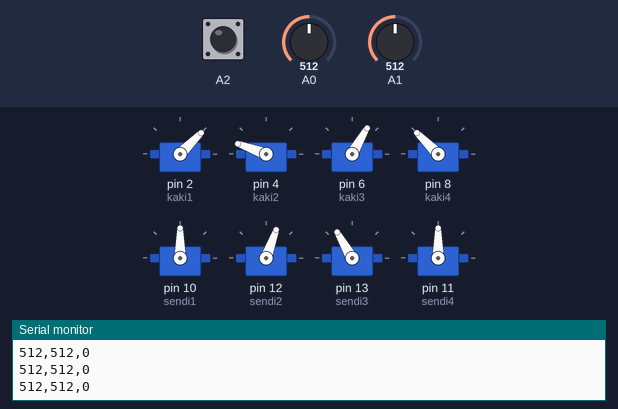
Bench run of a sketch on a simulated Arduino Uno, built with avr-gcc and run on an emulated ATmega328P. On the bench: 8 × servo, the last lines printed to the serial monitor. Inputs (shaded band) come from the test bench; at power-on: A0 = 512, A1 = 512, A2 HIGH.

Above: at 4.2 s.
4.3 s: A0 set to 484
At 5.5 s:
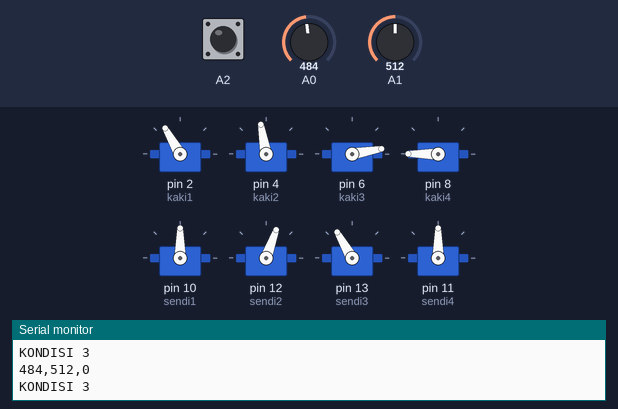
5.8 s: A1 set to 540
At 5.98 s:
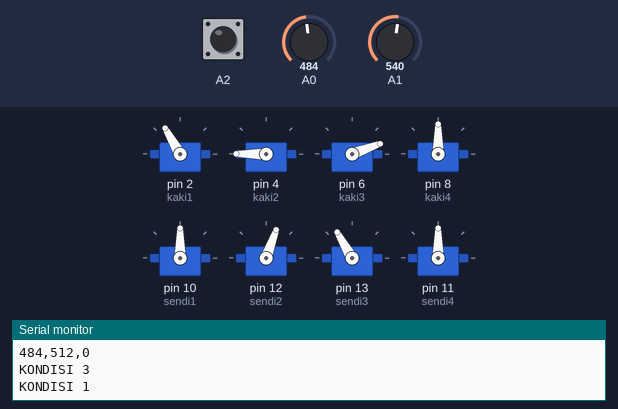
8.8 s: A2 pulled LOW for 0.15 s
At 9.3 s:
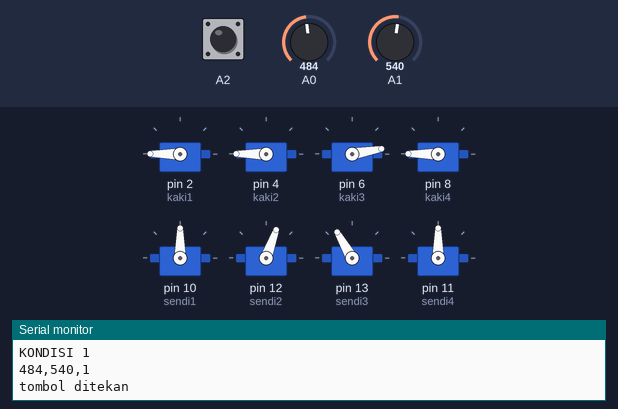
11.8 s: A0 set to 540
At 12.61 s:
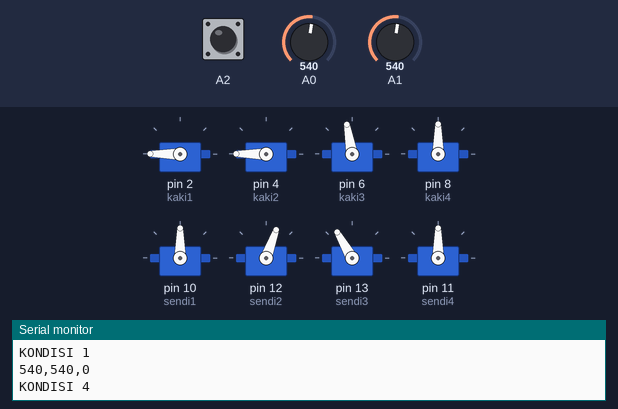
14.8 s: A1 set to 90
At 15.32 s:
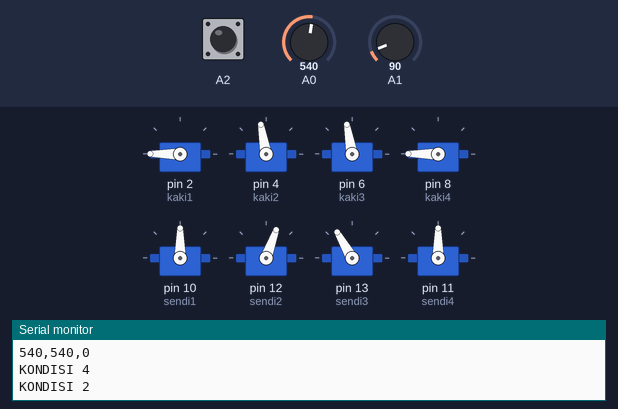
17.8 s: A1 set to 110
At 19.2 s:
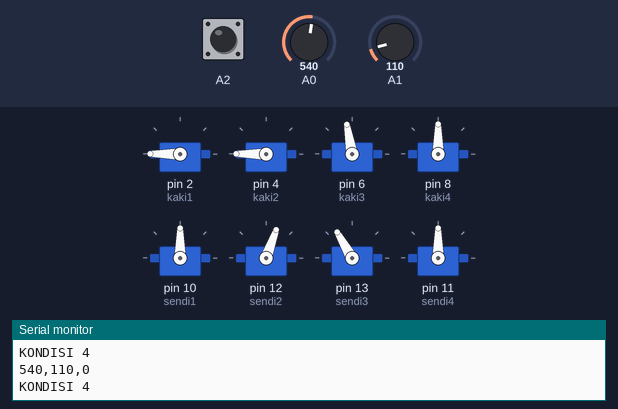
Timing chart, 0 to 20.3 s (numbered marks = the images above; inputs shaded):
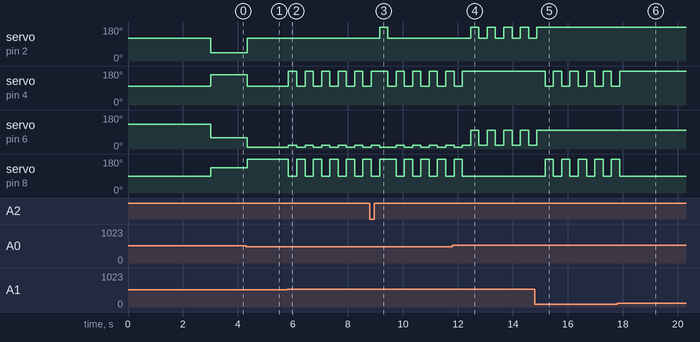

Measured:
- the behaviour switches between 500 and 499 on A0 (found by bisection; images 0 and 1)
- after the input at 4.3 s, servo on pin 2 (kaki1): 45° → 120° at once; servo on pin 4 (kaki2): 160° → 100° at once; servo on pin 6 (kaki3): 60° → 10° at once; servo on pin 8 (kaki4): 135° → 180° at once
- after the input at 5.8 s, servo on pin 4 (kaki2): alternates 180° for 0.30 s and 100° for 0.30 s, starting at once; servo on pin 6 (kaki3): alternates 20° for 0.30 s and 10° for 0.30 s, starting at once; servo on pin 8 (kaki4): alternates 180° for 0.30 s and 90° for 0.30 s, starting at once
- after the input at 8.8 s, servo on pin 2 (kaki1): 120° → 180° after 0.35 s, → 120° 0.30 s later
- after the input at 11.8 s, servo on pin 2 (kaki1): alternates 180° for 0.30 s and 120° for 0.30 s, starting after 0.66 s; servo on pin 4 (kaki2): goes on until 12.2 s, then stays 180°; servo on pin 8 (kaki4): goes on until 12.2 s, then stays 90°
- after the input at 14.8 s, servo on pin 2 (kaki1): goes on until 14.9 s, then stays 180°; servo on pin 4 (kaki2): alternates 180° for 0.30 s and 100° for 0.30 s, starting after 0.38 s; servo on pin 6 (kaki3): goes on until 14.9 s, then stays 100°; servo on pin 8 (kaki4): alternates 180° for 0.30 s and 90° for 0.30 s, starting after 0.38 s
- after the input at 17.8 s, servo on pin 4 (kaki2): goes on until 17.9 s, then stays 180°; servo on pin 8 (kaki4): goes on until 17.9 s, then stays 90°

The sketch:

robotJalan.ino
```cpp
int xValue = 0 ;
int yValue = 0 ;
int bValue = 0 ;

#include <Servo.h>

Servo kaki1;
Servo kaki2;
Servo kaki3;
Servo kaki4;

Servo sendi1;
Servo sendi2;
Servo sendi3;
Servo sendi4;

int pos = 0;
void setup() {
  Serial.begin(9600);
  pinMode(A2,INPUT);
  digitalWrite(A2,HIGH);
  kaki1.attach(2);  // attaches the servo on pin 9 to the servo object
  kaki2.attach(4);  // attaches the servo on pin 9 to the servo object
  kaki3.attach(6);  // attaches the servo on pin 9 to the servo object
  kaki4.attach(8);  // attaches the servo on pin 9 to the servo object

  sendi1.attach(10);  // attaches the servo on pin 9 to the servo object
  sendi2.attach(12);  // attaches the servo on pin 9 to the servo object
  sendi3.attach(13);  // attaches the servo on pin 9 to the servo object
  sendi4.attach(11);

   kaki4.write(90);
 sendi1.write(90);
kaki3.write(130);
sendi2.write(70);
kaki2.write(100);
sendi3.write(120);
kaki1.write(120);
sendi4.write(90);
delay(3000);
}

void loop() {
      kaki4.write(135);
 sendi1.write(90);
kaki3.write(60);
sendi2.write(70);
kaki2.write(160);
sendi3.write(120);
kaki1.write(45);
sendi4.write(90);
    xValue = analogRead(A0);
  yValue = analogRead(A1);
  bValue = digitalRead(A2);
  if(yValue > 530 ){
    Serial.println("KONDISI 1");
      kaki4.write(90);
 sendi1.write(90);
kaki3.write(20);
sendi2.write(70);
kaki2.write(180);
sendi3.write(120);
kaki1.write(120);
sendi4.write(90);
delay(300);
  }

if(yValue < 100 ){
   Serial.println("KONDISI 2");
kaki4.write(180);
 sendi1.write(90);
kaki3.write(100);
sendi2.write(70);
kaki2.write(100);
sendi3.write(120);
kaki1.write(180);
sendi4.write(90);
delay(300);
  }

Serial.print(xValue,DEC);
  Serial.print(",");
  Serial.print(yValue,DEC);
  Serial.print(",");
  Serial.print(!bValue);
  Serial.print("\n");

if(bValue == 0){
  Serial.println("tombol ditekan");
  kaki4.write(180);
sendi1.write(90);
kaki3.write(10);
sendi2.write(70);
kaki2.write(180);
sendi3.write(120);
kaki1.write(180);
sendi4.write(90);
delay(300);
}

if(xValue < 500){
   Serial.println("KONDISI 3");
   kaki4.write(180);
 sendi1.write(90);
kaki3.write(10);
sendi2.write(70);
kaki2.write(100);
sendi3.write(120);
kaki1.write(120);
sendi4.write(90);
delay(300);
}

 if(xValue > 530 ){
   Serial.println("KONDISI 4");
   kaki4.write(90);
 sendi1.write(90);
kaki3.write(100);
sendi2.write(70);
kaki2.write(180);
sendi3.write(120);
kaki1.write(180);
sendi4.write(90);
delay(300);
  }

}
```
